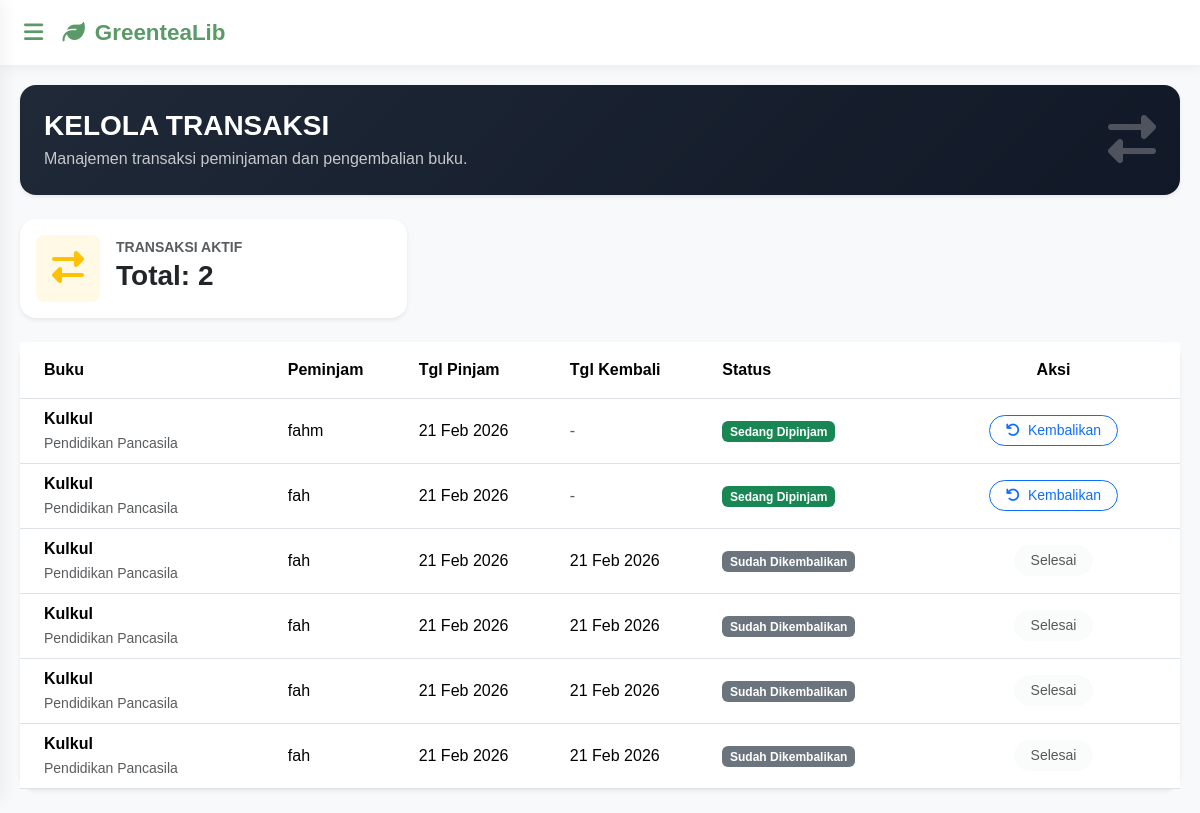
The app's page /Views/V_Transaksi.php (signed in), older data.
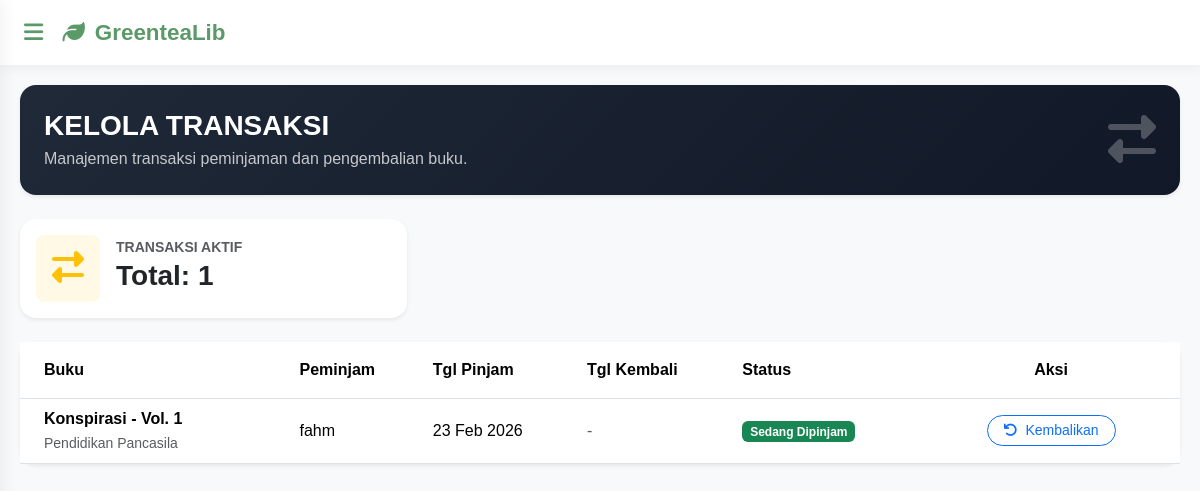
The same page, newer data.
### tables this page shows
CREATE TABLE `transaksi` (
  `id` int(11) NOT NULL,
  `id_user` int(11) NOT NULL,
  `id_buku` int(11) NOT NULL,
  `tgl_pinjam` date NOT NULL,
  `tgl_kembali` date DEFAULT NULL,
  `status` enum('dipinjam','kembali','tunggu') DEFAULT 'dipinjam'
);

CREATE TABLE `buku` (
  `id` int(11) NOT NULL,
  `judul` varchar(255) NOT NULL,
  `kategori` enum('Matematika','Bahasa Indonesia','Bahasa Inggris','Pendidikan Agama Islam','Bahasa Sunda','Sejarah','Pendidikan Pancasila','Wirausaha','Akutansi') DEFAULT NULL,
  `stok` int(11) DEFAULT 0
);

CREATE TABLE `users` (
  `id` int(11) NOT NULL,
  `username` varchar(50) NOT NULL,
  `password` varchar(255) NOT NULL,
  `role` enum('admin','user') NOT NULL DEFAULT 'user'
);

### Controllers/C_Transaksi.php (called while the page is built, shortened)
<?php
include_once '../Models/M_Transaksi.php';
$tran = new M_Transaksi();
try {
    if (!empty($_GET['aksi'])) {
        if ($_GET['aksi'] == 'pinjam') {
            $id_user = $_SESSION['id_user'];
            $id_buku = $_GET['id_buku'];
            $simpan = $tran->ADD_PINJAM($id_user, $id_buku);
            if ($simpan) {
                echo "
                <script>
                    alert('Buku Berhasil Dipinjam!');
                    window.location='../Views/Transaksi.php';
                </script>";
            } else {
                echo "
                <script>
                    alert('Gagal Pinjam! Stok Habis atau Sistem Error');
                    window.location='../Views/V_KatalogBuku.php';
                </script>";
            }
        }
        elseif ($_GET['aksi'] == 'kembali') {
            $id_transaksi = $_GET['id'];
            $update = $tran->KEMBALIKAN_BUKU($id_transaksi);
            if ($update) {
                echo "
                <script>
                    alert('Buku Telah Dikembalikan!');
                    window.location='../Views/Transaksi.php';
                </script>";
            }
        }
        elseif ($_GET['aksi'] == 'acc') {
            $id_transaksi = $_GET['id'];
            $update = $tran->ACC_PINJAMAN($id_transaksi);
            if ($update) {
                echo "
                <script>
                    alert('Pinjaman di-ACC! Buku siap diambil user.');
                    window.location='../Views/Transaksi.php';
                </script>";
            } else {
                echo "
                <script>
                    alert('Gagal ACC! Stok buku mungkin sudah habis.');
                    window.location='../Views/Transaksi.php';
                </script>";
            }
        }
    } else {
        $role = $_SESSION['role'];
        $id_log = $_SESSION['id_user'];
        if ($role == 'admin') {
            $totalTransaksi = $tran->COUNT_TRANSAKSI();
            $trans = $tran->SHOW_TRANSAKSI();
        } else {
            $trans = $tran->SHOW_TRANSAKSI($id_log);
        }
    }
} catch (Exception $e) {
    echo "Error: " . $e->getMessage();
}

### Models/M_Connect.php (called while the page is built, shortened)
<?php
class M_Connect
{
	private $host = "localhost",
	$username = "root",
	$pass = "",
	$db = "aqxua_lib";
	function __construct()
	{
		$this->connect = mysqli_connect($this->host, $this->username, $this->pass, $this->db);
		if ($this->connect)
		{
			return $this->connect;
		}else{
			echo mysqli_connect_error();
		}
	}
}

### Models/M_Transaksi.php (called while the page is built, shortened)
<?php
include_once 'M_Connect.php';
class M_Transaksi{
    public function SHOW_TRANSAKSI($id = null)
    {
        $conn = new M_Connect();
        $sql = "SELECT
                    transaksi.*,
                    users.username,
                    buku.judul,
                    buku.kategori
                FROM transaksi
                JOIN users ON transaksi.id_user = users.id
                JOIN buku ON transaksi.id_buku = buku.id";
        $sql .= " ORDER BY transaksi.id DESC";
        $post = mysqli_query($conn->connect, $sql);
        $result = [];
        if($post->num_rows > 0){
            while ($data = mysqli_fetch_object($post)){
                $result[] = $data;
            }
        }
        return $result;
    }
    public function COUNT_TRANSAKSI()
    {
        $conn = new M_Connect();
        $sql = "SELECT COUNT(*) as total FROM transaksi WHERE status IN ('tunggu', 'dipinjam')";
        $post = mysqli_query($conn->connect, $sql);
        $data = mysqli_fetch_object($post);
        return $data;
    }
}

### Views/V_Transaksi.php (the view, shortened to what the changed rows need)
<?php
    include_once '../Controllers/C_Transaksi.php';
    include_once 'HEADER.php';
?>
<div class="row mb-4">
    <div class="col-12">
        <div class="col-md-4">
            <div class="card border-0 shadow-sm rounded-4 p-3">
                <div class="d-flex align-items-center gap-3">
                    <div>
                        <small class="text-muted fw-bold">TRANSAKSI AKTIF</small>
                        <h3 class="fw-bold">Total: <?= $totalTransaksi->total ?></h3>
                    </div>
                </div>
            </div>
        </div>
    </div>
</div>
<div class="card border-0 shadow-sm rounded-4">
    <div class="card-body p-0">
        <div class="table-responsive">
            <table class="table table-hover align-middle mb-0">
                <thead class="bg-light">
                    <tr>
                        <th class="px-4 py-3">Buku</th>
                        <th class="py-3">Peminjam</th>
                        <th class="py-3">Tgl Pinjam</th>
                        <th class="py-3">Tgl Kembali</th>
                        <th class="py-3">Status</th>
                        <th class="px-4 py-3 text-center">Aksi</th>
                    </tr>
                </thead>
                <tbody>
                <?php if (!empty($trans)) : ?>
                    <?php foreach ($trans as $tr) : ?>
                        <tr>
                            <td class="px-4">
                                <div class="fw-bold"><?= $tr->judul ?></div>
                                <small class="text-muted"><?= $tr->kategori ?></small>
                            </td>
                            <td><?= $tr->username ?></td>
                            <td><?= date('d M Y', strtotime($tr->tgl_pinjam)) ?></td>
                            <td>
                                <?= ($tr->tgl_kembali) ? date('d M Y', strtotime($tr->tgl_kembali)) : '<span class="text-muted">-</span>' ?>
                            </td>
                            <td>
                                <?php if($tr->status == 'tunggu'): ?>
                                    <span class="badge bg-warning text-dark">Menunggu Verifikasi</span>
                                <?php elseif($tr->status == 'dipinjam'): ?>
                                    <span class="badge bg-success text-white">Sedang Dipinjam</span>
                                <?php elseif($tr->status == 'kembali'): ?>
                                    <span class="badge bg-secondary">Sudah Dikembalikan</span>
                                <?php endif; ?>
                            </td>
                            <td class="px-4 text-center">
                                <?php if ($_SESSION['role'] == 'admin') : ?>
                                    <?php if ($tr->status == 'tunggu') : ?>
                                        <a href="../Controllers/C_Transaksi.php?aksi=acc&id=<?= $tr->id ?>" class="btn btn-primary btn-sm rounded-pill px-3">
                                            <i class="fas fa-check me-1"></i> Konfirmasi
                                        </a>
                                    <?php elseif ($tr->status == 'dipinjam') : ?>
                                        <a href="../Controllers/C_Transaksi.php?aksi=kembali&id=<?= $tr->id ?>" class="btn btn-outline-primary btn-sm rounded-pill px-3" onclick="return confirm('Buku sudah diterima kembali?')">
                                            <i class="fas fa-undo me-1"></i> Kembalikan
                                        </a>
                                    <?php else : ?>
                                        <button class="btn btn-light btn-sm rounded-pill px-3" disabled>Selesai</button>
                                    <?php endif; ?>
                                <?php endif; ?>
                            </td>
                        </tr>
                    <?php endforeach; ?>
                <?php else : ?>
                    <tr>
                        <td colspan="6" class="text-center text-muted">Tidak ada data transaksi</td>
                    </tr>
                    <?php endif; ?>
                </tbody>
            </table>
        </div>
    </div>
</div>
<?php include_once 'FOOTER.php'; ?>

Row changes from the older to the newer data that the page shows:
removed transaksi: id_buku.judul "Kulkul", id_buku.kategori "Pendidikan Pancasila", id_user.username "fahm", tgl_pinjam "21 Feb 2026", status "Sedang Dipinjam"
removed transaksi: id_buku.judul "Kulkul", id_buku.kategori "Pendidikan Pancasila", id_user.username "fah", tgl_pinjam "21 Feb 2026", status "Sedang Dipinjam"
removed transaksi: id_buku.judul "Kulkul", id_buku.kategori "Pendidikan Pancasila", id_user.username "fah", tgl_pinjam "21 Feb 2026", tgl_kembali "21 Feb 2026", status "Sudah Dikembalikan"
removed transaksi: id_buku.judul "Kulkul", id_buku.kategori "Pendidikan Pancasila", id_user.username "fah", tgl_pinjam "21 Feb 2026", tgl_kembali "21 Feb 2026", status "Sudah Dikembalikan"
removed transaksi: id_buku.judul "Kulkul", id_buku.kategori "Pendidikan Pancasila", id_user.username "fah", tgl_pinjam "21 Feb 2026", tgl_kembali "21 Feb 2026", status "Sudah Dikembalikan"
removed transaksi: id_buku.judul "Kulkul", id_buku.kategori "Pendidikan Pancasila", id_user.username "fah", tgl_pinjam "21 Feb 2026", tgl_kembali "21 Feb 2026", status "Sudah Dikembalikan"
added transaksi: id_buku.judul "Konspirasi - Vol. 1", id_buku.kategori "Pendidikan Pancasila", id_user.username "fahm", tgl_pinjam "23 Feb 2026", status "Sedang Dipinjam"
Text that changed along with them:
$totalTransaksi->total: "2" → "1"
